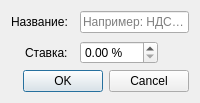
<?xml version="1.0" encoding="UTF-8"?>
<ui version="4.0">
 <class>VatRateEditDialog</class>
 <widget class="QDialog" name="VatRateEditDialog">
  <property name="minimumWidth">
   <number>320</number>
  </property>
  <property name="windowTitle">
   <string>Ставка НДС</string>
  </property>
  <layout class="QVBoxLayout" name="mainLayout">
   <item>
    <layout class="QFormLayout" name="formLayout">
     <property name="verticalSpacing"><number>8</number></property>
     <property name="horizontalSpacing"><number>12</number></property>
     <property name="fieldGrowthPolicy"><enum>QFormLayout::ExpandingFieldsGrow</enum></property>
     <property name="labelAlignment"><set>Qt::AlignRight|Qt::AlignVCenter</set></property>
     <item row="0" column="0">
      <widget class="QLabel" name="nameLabel">
       <property name="text">
        <string>Название:</string>
       </property>
      </widget>
     </item>
     <item row="0" column="1">
      <widget class="QLineEdit" name="nameEdit">
       <property name="maxLength">
        <number>100</number>
       </property>
       <property name="placeholderText">
        <string>Например: НДС 20%</string>
       </property>
      </widget>
     </item>
     <item row="1" column="0">
      <widget class="QLabel" name="rateLabel">
       <property name="text">
        <string>Ставка:</string>
       </property>
      </widget>
     </item>
     <item row="1" column="1">
      <widget class="QDoubleSpinBox" name="rateSpin">
       <property name="decimals">
        <number>2</number>
       </property>
       <property name="maximum">
        <double>100</double>
       </property>
       <property name="suffix">
        <string> %</string>
       </property>
      </widget>
     </item>
    </layout>
   </item>
   <item>
    <widget class="QDialogButtonBox" name="buttonBox">
     <property name="standardButtons">
      <set>QDialogButtonBox::Cancel|QDialogButtonBox::Ok</set>
     </property>
    </widget>
   </item>
  </layout>
 </widget>
 <resources/>
 <connections/>
</ui>
